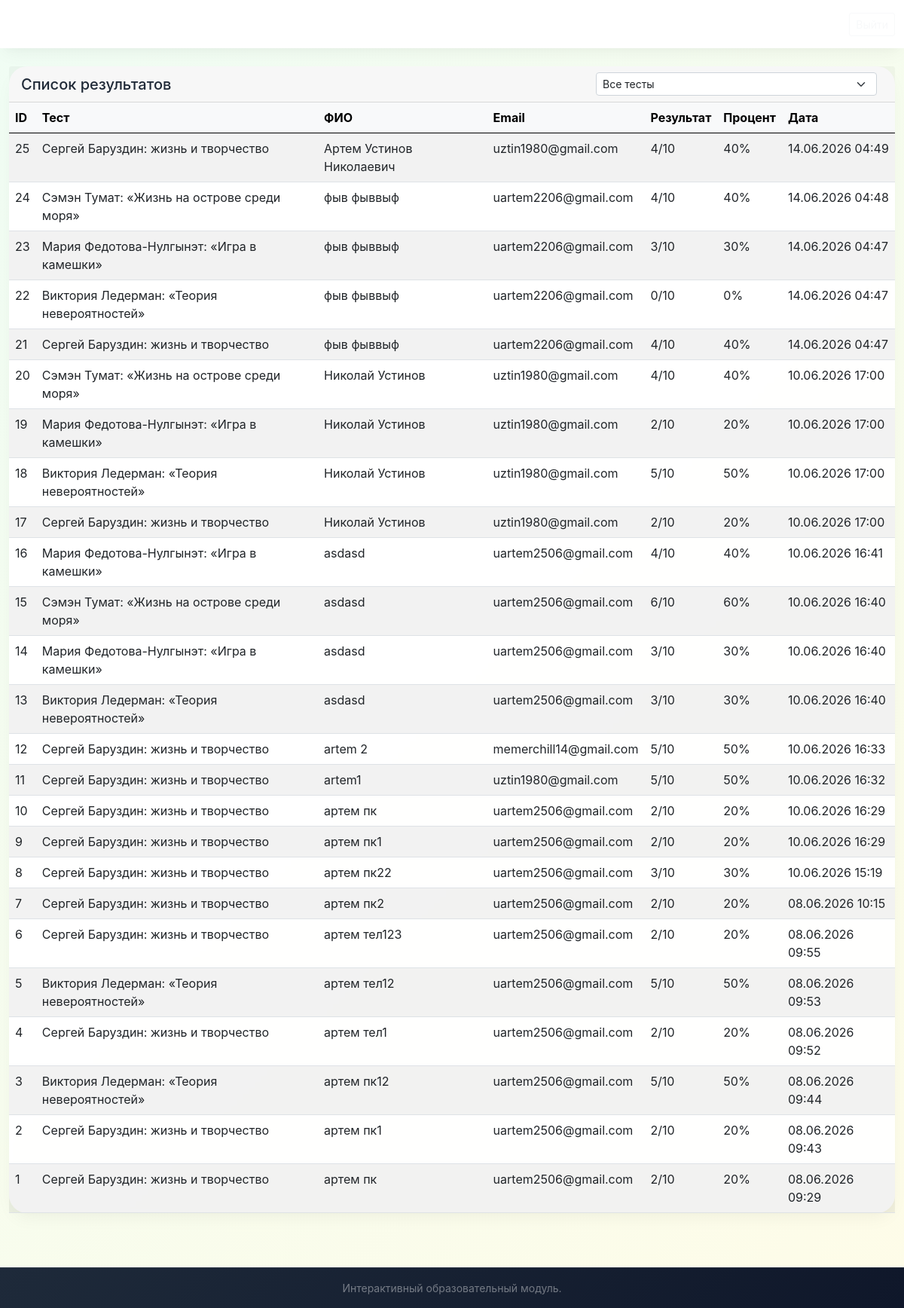
The page /admin/results.php (signed in) on the database its author committed.
### tables this page shows
CREATE TABLE `test_results` (
  `id` int(11) NOT NULL,
  `test_id` int(11) NOT NULL,
  `user_id` int(11) DEFAULT NULL,
  `user_name` varchar(255) NOT NULL,
  `user_email` varchar(255) NOT NULL,
  `score` int(11) NOT NULL,
  `total` int(11) NOT NULL,
  `percentage` int(11) NOT NULL,
  `created_at` timestamp NOT NULL DEFAULT CURRENT_TIMESTAMP
);

CREATE TABLE `tests` (
  `id` int(11) NOT NULL,
  `title` varchar(255) NOT NULL,
  `description` text,
  `created_at` timestamp NULL DEFAULT CURRENT_TIMESTAMP,
  `updated_at` timestamp NULL DEFAULT CURRENT_TIMESTAMP ON UPDATE CURRENT_TIMESTAMP,
  `sort_order` int(11) DEFAULT '0',
  `image_path` varchar(255) DEFAULT NULL
);

### config.php (called while the page is built, shortened)
<?php
function getTestResults($pdo, $test_id = null, $limit = null) {
    $sql = "SELECT tr.*, t.title as test_title FROM test_results tr LEFT JOIN tests t ON tr.test_id = t.id";
    $params = [];
    $sql .= " ORDER BY tr.created_at DESC";
    $stmt = $pdo->prepare($sql);
    $stmt->execute($params);
    return $stmt->fetchAll(PDO::FETCH_ASSOC);
}
?>

### admin/results.php (the view, shortened to what this page needs)
<?php
require_once '../config.php';
$test_id = isset($_GET['test_id']) ? (int)$_GET['test_id'] : null;
$results = getTestResults($pdo, $test_id);
?>
<!DOCTYPE html>
<html lang="ru">
<head>
    <link rel="stylesheet" href="../bootstrap-5.0.2-dist/css/bootstrap.min.css">
    <link rel="stylesheet" href="../css/style.css">
</head>
<body class="d-flex flex-column min-vh-100">
    <nav class="navbar navbar-dark bg-primary">
        <div class="container">
            <a class="navbar-brand" href="index.php">Назад</a>
            <span class="navbar-text">Результаты тестов</span>
            <a href="../logout.php" class="btn btn-outline-light btn-sm">Выйти</a>
        </div>
    </nav>
    <main class="container my-4 flex-grow-1">
        <div class="card">
            <div class="card-header d-flex justify-content-between align-items-center">
                <h3 class="h5 mb-0">Список результатов</h3>
                <form method="get" class="d-flex">
                    <select name="test_id" class="form-select form-select-sm me-2" onchange="this.form.submit()">
                        <option value="">Все тесты</option>
                    </select>
                </form>
            </div>
            <div class="table-responsive">
                <table class="table table-striped table-hover mb-0">
                    <thead class="table-light"><tr><th>ID</th><th>Тест</th><th>ФИО</th><th>Email</th><th>Результат</th><th>Процент</th><th>Дата</th></tr></thead>
                    <tbody>
                        <?php if (empty($results)): ?>
                            <tr><td colspan="7" class="text-center">Нет результатов</td></tr>
                        <?php else: ?>
                            <?php foreach ($results as $row): ?>
                            <tr>
                                <td><?= $row['id'] ?></td>
                                <td><?= htmlspecialchars($row['test_title']) ?></td>
                                <td><?= htmlspecialchars($row['user_name']) ?></td>
                                <td><?= htmlspecialchars($row['user_email']) ?></td>
                                <td><?= $row['score'] ?>/<?= $row['total'] ?></td>
                                <td><?= $row['percentage'] ?>%</td>
                                <td><?= date('d.m.Y H:i', strtotime($row['created_at'])) ?></td>
                            </tr>
                            <?php endforeach; ?>
                        <?php endif; ?>
                    </tbody>
                </table>
            </div>
        </div>
    </main>
    <footer class="bg-dark text-white py-3 mt-5">
        <div class="container text-center"><p class="mb-0 text-white-50 small">Интерактивный образовательный модуль.</p></div>
    </footer>
</body>
</html>

### css/style.css (style rules this page uses)
:root { --deep-teal: #0F766E; --soft-teal: #14B8A6; --warm-gold: #F59E0B; --light-bg: #F0FDF4; --cream: #FEFCE8; --dark-text: #1F2937; --soft-shadow: 0 10px 25px -5px rgba(0, 0, 0, 0.05), 0 8px 10px -6px rgba(0, 0, 0, 0.02); }
* { margin: 0; padding: 0; box-sizing: border-box; }
body { font-family: 'Inter', 'Nunito', 'Segoe UI', system-ui, sans-serif; background: linear-gradient(135deg, var(--light-bg) 0%, var(--cream) 100%); color: var(--dark-text); min-height: 100vh; display: flex; flex-direction: column; }
.container { max-width: 1280px; }
.navbar { background: white !important; box-shadow: var(--soft-shadow); padding: 0.75rem 0; }
.card { border: none; border-radius: 1.5rem; box-shadow: var(--soft-shadow); transition: all 0.25s ease-in-out; background: rgba(255, 255, 255, 0.95); backdrop-filter: blur(2px); }
footer { margin-top: auto; background: linear-gradient(135deg, #1e2a3a 0%, #0f172a 100%) !important; border-top: 1px solid rgba(255,255,255,0.1); }
footer p { opacity: 0.8; transition: opacity 0.2s; }

### rows shown on the page
test_results: id "25", test.title "Сергей Баруздин: жизнь и творчество", user_name "Артем Устинов Николаевич", user_email "uztin1980@gmail.com", score "4", total "10", percentage "40", created_at "14.06.2026 04:49"
test_results: id "24", test.title "Сэмэн Тумат: «Жизнь на острове среди моря»", user_name "фыв фыввыф", user_email "uartem2206@gmail.com", score "4", total "10", percentage "40", created_at "14.06.2026 04:48"
test_results: id "23", test.title "Мария Федотова-Нулгынэт: «Игра в камешки»", user_name "фыв фыввыф", user_email "uartem2206@gmail.com", score "3", total "10", percentage "30", created_at "14.06.2026 04:47"
test_results: id "22", test.title "Виктория Ледерман: «Теория невероятностей»", user_name "фыв фыввыф", user_email "uartem2206@gmail.com", score "0", total "10", percentage "0", created_at "14.06.2026 04:47"
test_results: id "21", test.title "Сергей Баруздин: жизнь и творчество", user_name "фыв фыввыф", user_email "uartem2206@gmail.com", score "4", total "10", percentage "40", created_at "14.06.2026 04:47"
test_results: id "20", test.title "Сэмэн Тумат: «Жизнь на острове среди моря»", user_name "Николай Устинов", user_email "uztin1980@gmail.com", score "4", total "10", percentage "40", created_at "10.06.2026 17:00"
test_results: id "19", test.title "Мария Федотова-Нулгынэт: «Игра в камешки»", user_name "Николай Устинов", user_email "uztin1980@gmail.com", score "2", total "10", percentage "20", created_at "10.06.2026 17:00"
test_results: id "18", test.title "Виктория Ледерман: «Теория невероятностей»", user_name "Николай Устинов", user_email "uztin1980@gmail.com", score "5", total "10", percentage "50", created_at "10.06.2026 17:00"
test_results: id "17", test.title "Сергей Баруздин: жизнь и творчество", user_name "Николай Устинов", user_email "uztin1980@gmail.com", score "2", total "10", percentage "20", created_at "10.06.2026 17:00"
test_results: id "16", test.title "Мария Федотова-Нулгынэт: «Игра в камешки»", user_name "asdasd", user_email "uartem2506@gmail.com", score "4", total "10", percentage "40", created_at "10.06.2026 16:41"
test_results: id "15", test.title "Сэмэн Тумат: «Жизнь на острове среди моря»", user_name "asdasd", user_email "uartem2506@gmail.com", score "6", total "10", percentage "60", created_at "10.06.2026 16:40"
test_results: id "14", test.title "Мария Федотова-Нулгынэт: «Игра в камешки»", user_name "asdasd", user_email "uartem2506@gmail.com", score "3", total "10", percentage "30", created_at "10.06.2026 16:40"
test_results: id "13", test.title "Виктория Ледерман: «Теория невероятностей»", user_name "asdasd", user_email "uartem2506@gmail.com", score "3", total "10", percentage "30", created_at "10.06.2026 16:40"
test_results: id "12", test.title "Сергей Баруздин: жизнь и творчество", user_name "artem 2", user_email "memerchill14@gmail.com", score "5", total "10", percentage "50", created_at "10.06.2026 16:33"
test_results: id "11", test.title "Сергей Баруздин: жизнь и творчество", user_name "artem1", user_email "uztin1980@gmail.com", score "5", total "10", percentage "50", created_at "10.06.2026 16:32"
test_results: id "10", test.title "Сергей Баруздин: жизнь и творчество", user_name "артем пк", user_email "uartem2506@gmail.com", score "2", total "10", percentage "20", created_at "10.06.2026 16:29"
test_results: id "9", test.title "Сергей Баруздин: жизнь и творчество", user_name "артем пк1", user_email "uartem2506@gmail.com", score "2", total "10", percentage "20", created_at "10.06.2026 16:29"
test_results: id "8", test.title "Сергей Баруздин: жизнь и творчество", user_name "артем пк22", user_email "uartem2506@gmail.com", score "3", total "10", percentage "30", created_at "10.06.2026 15:19"
test_results: id "7", test.title "Сергей Баруздин: жизнь и творчество", user_name "артем пк2", user_email "uartem2506@gmail.com", score "2", total "10", percentage "20", created_at "08.06.2026 10:15"
test_results: id "6", test.title "Сергей Баруздин: жизнь и творчество", user_name "артем тел123", user_email "uartem2506@gmail.com", score "2", total "10", percentage "20", created_at "08.06.2026 09:55"
test_results: id "5", test.title "Виктория Ледерман: «Теория невероятностей»", user_name "артем тел12", user_email "uartem2506@gmail.com", score "5", total "10", percentage "50", created_at "08.06.2026 09:53"
test_results: id "4", test.title "Сергей Баруздин: жизнь и творчество", user_name "артем тел1", user_email "uartem2506@gmail.com", score "2", total "10", percentage "20", created_at "08.06.2026 09:52"
test_results: id "3", test.title "Виктория Ледерман: «Теория невероятностей»", user_name "артем пк12", user_email "uartem2506@gmail.com", score "5", total "10", percentage "50", created_at "08.06.2026 09:44"
test_results: id "2", test.title "Сергей Баруздин: жизнь и творчество", user_name "артем пк1", user_email "uartem2506@gmail.com", score "2", total "10", percentage "20", created_at "08.06.2026 09:43"
test_results: id "1", test.title "Сергей Баруздин: жизнь и творчество", user_name "артем пк", user_email "uartem2506@gmail.com", score "2", total "10", percentage "20", created_at "08.06.2026 09:29"
